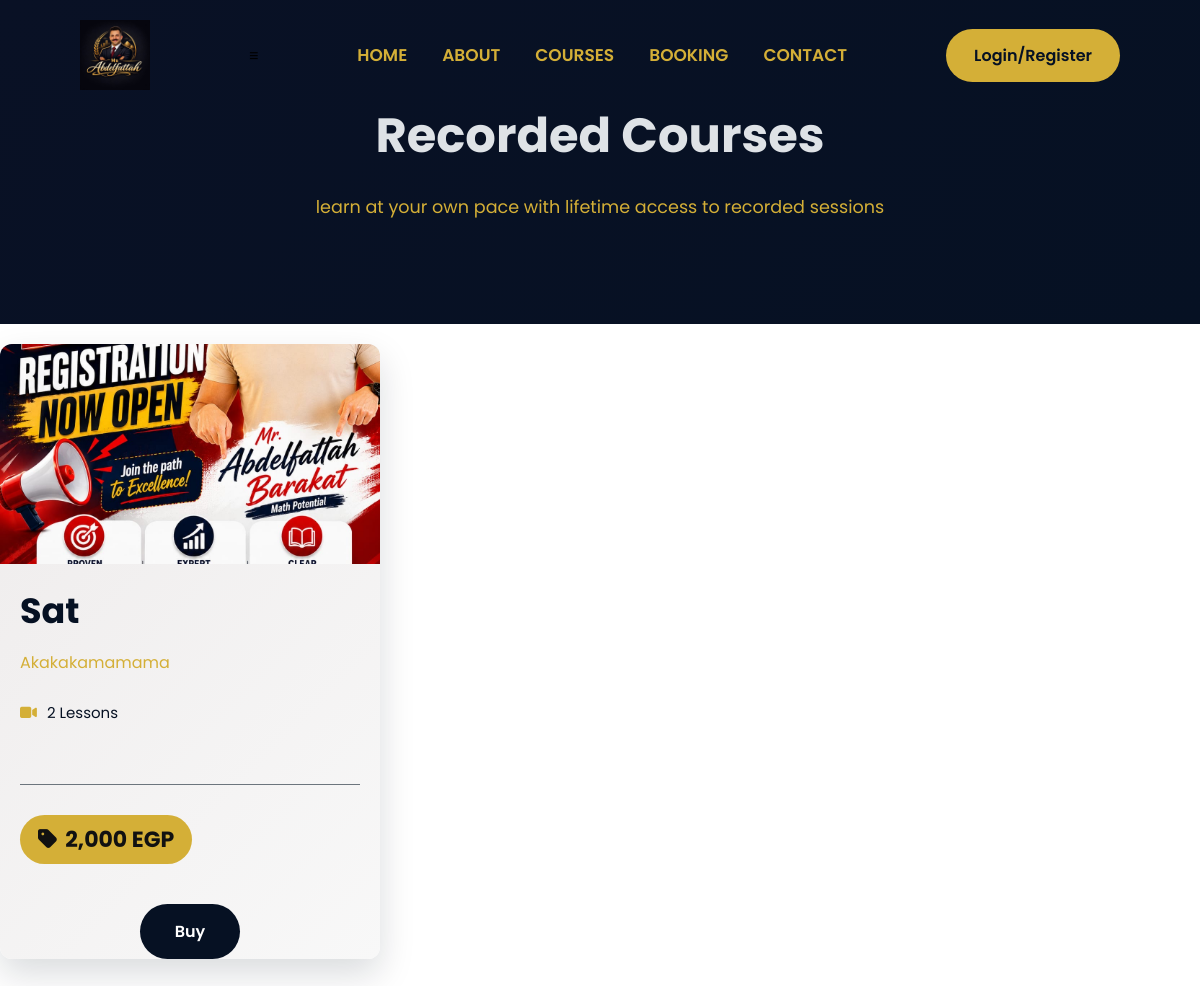
Page /courses/recorded on the committed database.
### models/recorded.py (models this page shows)
class Recorded(db.Model):
    __tablename__ = "recorded"
    id = db.Column(db.Integer, primary_key=True)
    title = db.Column(db.String(100), nullable=False)
    description = db.Column(db.Text)
    price = db.Column(db.Float, nullable=True)
    thumbnail = db.Column(db.String(255), nullable=True)
    lessons = db.relationship("Lessons", backref="recorded", cascade="all, delete-orphan")
    purchase = db.relationship("Purchase", backref="recorded", lazy=True)

### routes/recorded.py (the view)
@recorded.route("/courses/recorded", methods=["POST", "GET"])
def recorded_page():
    recorded = Recorded.query.all()
    purchases ={}
    if current_user.is_authenticated:
        user_purchases = Purchase.query.filter_by(user_id=current_user.id).all()
        purchases ={purchase.recorded_course_id: purchase
                   for purchase in user_purchases
                   }
    return render_template("recorded.html", recorded=recorded ,purchases=purchases)

### templates/recorded.html
{% extends "base.html"%}
{%block body%}
<section class="recorded-page">
    <div class="recorded-header">
       <h1 class="page-title">Recorded Courses</h1>
       <p>learn at your own pace with lifetime access to recorded sessions</p>
    </div>
</section>
<section  class="recorded-courses">
    <div class="recorded-container">
        <div class="recorded-grid">
          {%for recorded in recorded%}
           <div  data-aos="zoom-in" data-aos-delay="300">
             <div class="recorded-card">
                <div class="recorded-img" c>
                    {%if recorded.thumbnail%}
                      <img src="{{ url_for('static', filename='uploads/'+ recorded.thumbnail) }}" alt="{{recorded.title}}">
                    {%endif%}
                </div>
                <div class="recorded-content">
                    <h3>{{recorded.title}}</h3>
                    <p class="p1"> {{recorded.description}}</p>
                    <p class="course-lessons"><i class="fa-solid fa-video"></i> {{recorded.lessons|length}} Lessons</p>
                    <hr>
                   <span class="price-tag">
                    <i class="fa-solid fa-tag"></i>
                     {{"{:,.0f}".format( recorded.price) }} EGP
                  </span>
                   {% set purchase = purchases.get(recorded.id)%}
                </div>
                <div class="recorded-actions">
                    {%if not purchase %}
                    <a href="{{ url_for('recorded.payment', id=recorded.id)}}" class="btn"> Buy</a>
                    {%elif purchase.status == "pending" %}
                    <button >
                        Waiting Approval
                    </button>
                    {%elif purchase.status =="approved" %}
                    <a href="{{ url_for('recorded.course_lessons', course_id=recorded.id) }}"
                     class="btn btn-primary">
                     Watch Course
                   </a>
                    {%elif purchase.status == "rejected" %}
                    <a href="{{ url_for('recorded.buy_course', id=recorded.id)}}" class="btn">upload pyment again</a>
                    {%endif%}
                </div>
             </div>
           </div>
          {%endfor%}
        </div>
    </div>
</section>
{%endblock%}

### static/css/style.css (style rules this page uses)
:root { --primary-color:#061123; --secondary-color:#d4af37; --background-color:#dee2e6; --white:#ffffff; --black:#000000; --dark-light:#14213d; --gray:#6c757d; --light-gray:#ced4da; --border-color:#adb5bd; --success:#2ecc71; --danger:#e63946; --warning:#fca311; --card-bg:#ffffff; --card-hover:#f9f9fa; --button-primary:#fca311; --button-hover:#d98c00; --button-dark:#061123; --shadow:0 15px 35px rgba(6, 17, 35,.15); --radius:10px; --trnasition:.35s ease; }
* { margin: 0; padding: 0; box-sizing: border-box; }
body { font-family: 'poppins', sans-serif; background: var(--white); color: var(--black); overflow-x: hidden; }
img { width:100%; display: block; }
a { text-decoration: none; color: inherit; }
.btn { display: inline-block; padding:15px 35px; background: var(--primary-color); color: var(--white); border-radius: 50px; font-weight: 600; transition: var(--trnasition); }
section { padding: 100px 8%; }
hr { border: 1px; height: 1px; background: var(--gray); margin: 60px 0 30px; }

### static/css/admin.css (style rules this page uses)
:root { --primary-color:#061123; --secondary-color:#d4af37; --background-color:#dee2e6; --white:#ffffff; --black:#000000; --dark-light:#14213d; --gray:#6c757d; --light-gray:#ced4da; --border-color:#adb5bd; --success:#2ecc71; --danger:#e63946; --warning:#fca311; --shadow:0 15px 35px rgba(6, 17, 35,.15); --radius:12px; --transition:.35s ease; }
* { margin: 0; padding: 0; box-sizing: border-box; }
body { background: var(--white); color: var(--black); overflow-x: hidden; }
.recorded-page { background: linear-gradient(135deg, #091125, #061123); padding: 100PX 8%; text-align: center; }
.recorded-header h1 { color: #dee2e6; font-size: 3rem; font-weight: 700; margin-bottom: 20px; }
.recorded-header p { max-width: 700px; margin: 0 auto; font-size: 1.1rem; line-height: 1.8; color: var(--secondary-color); }
.recorded-courses { padding: 20px 0 80px; }
.recorded-grid { display: grid; grid-template-columns: repeat(3,1fr); gap: 30px; }
.recorded-card { background: linear-gradient(135deg, #eeebeb, #f8f8f8); border-radius: var(--radius); overflow: hidden; box-shadow: var(--shadow); transition: var(--transition); }
.recorded-img { width: 100%; height: 220px; }
.recorded-img img { width: 100%; height: 100%; object-fit: cover; }
.recorded-content { padding: 20px; }
.recorded-content h3 { color: var(--primary-color); font-size: 35px; margin-bottom: 12px; }
.recorded-content .p1 { color: var(--secondary-color); line-height: 1.7; margin-bottom: 25px; }
.price-tag { display: inline-flex; align-items: center; gap: 8px; background: #D4AF37; color: #111; padding: 8px 18px; border-radius: 30px; font-size: 22px; font-weight: bold; }
.recorded-actions { display: flex; justify-content: center; margin-top: 20px; }
.course-lessons { color: var(--primary-color); font-size: 15px; margin-bottom: 12px; }
.course-lessons i { color: var(--secondary-color); margin-right: 6px; }

### rows in the picture
Recorded: thumbnail (picture), title "Sat", description "Akakakamamama", lessons|length "2", price "2,000"
